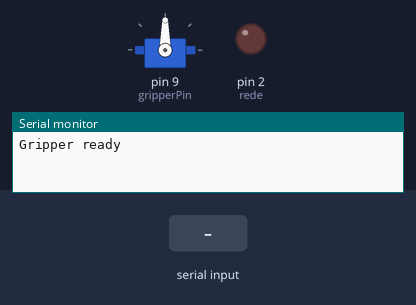
The sketch below on a simulated Arduino Uno, built with avr-gcc and run on an emulated ATmega328P. Parts: servo, output pins drawn as LEDs (lit = HIGH), the last lines printed to the serial monitor. The test bench sets the inputs (shaded band).

Above: at 1.2 s.
1.3 s: "open\n" received over the second serial link
At 2.1 s:
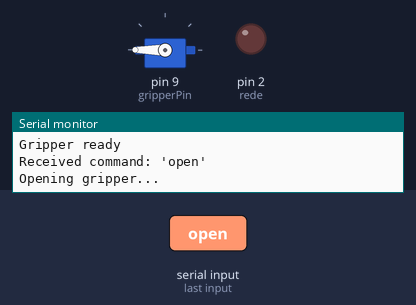
2.8 s: "close\n" received over the second serial link
At 3.2 s:
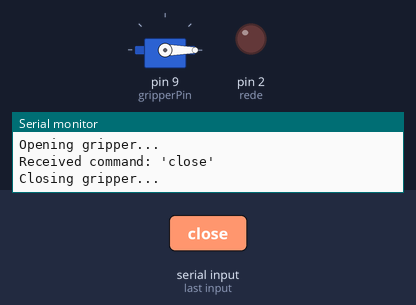
4.3 s: "stop\n" received over the second serial link
At 5.6 s:
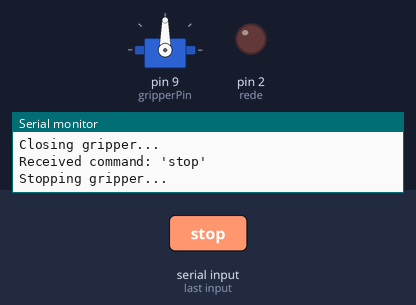
Timing chart, 0 to 7.3 s (numbered marks = the images above; inputs shaded):
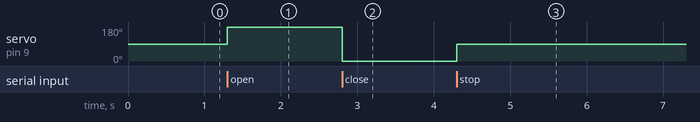

Measured:
- after the input at 1.3 s, servo on pin 9 (gripperPin): 90° → 180° at once
- after the input at 2.8 s, servo on pin 9 (gripperPin): 180° → 0° at once
- after the input at 4.3 s, servo on pin 9 (gripperPin): 0° → 90° at once

The sketch:

rs485Communication.ino
```cpp
#include <Servo.h>
#include <SoftwareSerial.h>

#define rede 2
SoftwareSerial rs485(10, 11);

Servo gripper;
const int gripperPin = 9;
String incoming = "";

void setup() {
  pinMode(rede, OUTPUT);
  // (RO active)
  digitalWrite(rede, LOW);

  Serial.begin(9600);
  rs485.begin(9600);

  gripper.attach(gripperPin);
   // Start in neutral
  gripper.write(90);

  Serial.println("Gripper ready ");
}

void loop() {
  while (rs485.available()) {
    char ch = rs485.read();

    if (ch == '\n') {
      processCommand(incoming);
      // Reset buffer
      incoming = "";
    } else {
      incoming += ch;
    }
  }
}

void processCommand(String cmd) {
  cmd.trim();
  cmd.toLowerCase();

  Serial.print("Received command: '");
  Serial.print(cmd);
  Serial.println("'");

  if (cmd == "open") {
    Serial.println("Opening gripper...");
    gripper.write(180);
      // Fully open
  } else if (cmd == "close") {
    Serial.println("Closing gripper...");
    gripper.write(0);
     // Fully closed
  } else if (cmd == "stop") {
    Serial.println("Stopping gripper...");
    gripper.write(90);
   // Neutral
  } else {
    Serial.println("Command unknown.");
  }
}
```
